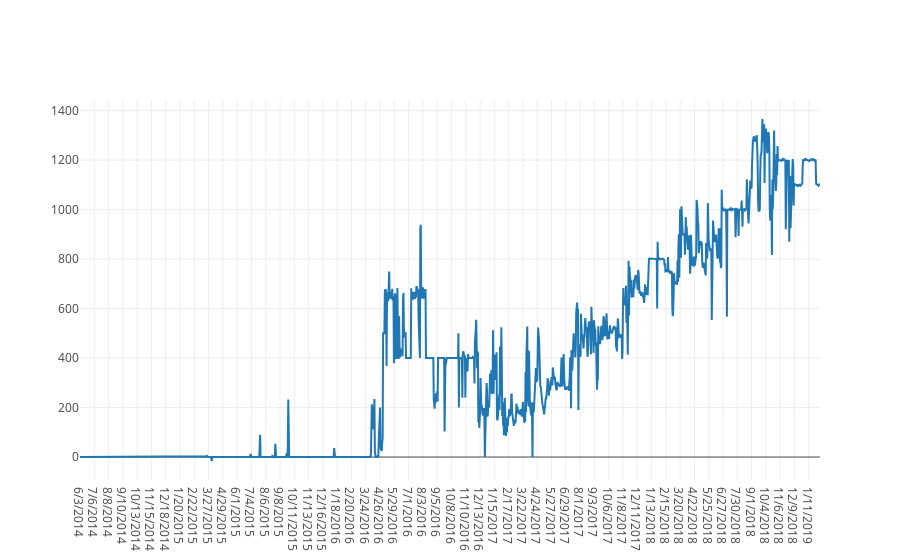

Source (notebook cell):
### Code cell
n = go.Scatter(
    x = df_cali['date'],
    y = df_cali['gl_rate'],
    mode = "lines",
)

iplot([n], filename="filename")

### Figure 1 — Plotly figure (JSON) as saved in the notebook; plotly's stock layout.template omitted (floating-point values rounded to 4 significant figures; data arrays with more than 128 entries replaced by an {"elided": "..."} marker saying what was removed)
{"data": [{"mode": "lines", "type": "scatter", "uid": "8f2e144d-b233-465a-877c-481d6dde6395", "x": {"elided": "1710 str values"}, "y": {"elided": "1710 int values"}}], "layout": {}}
